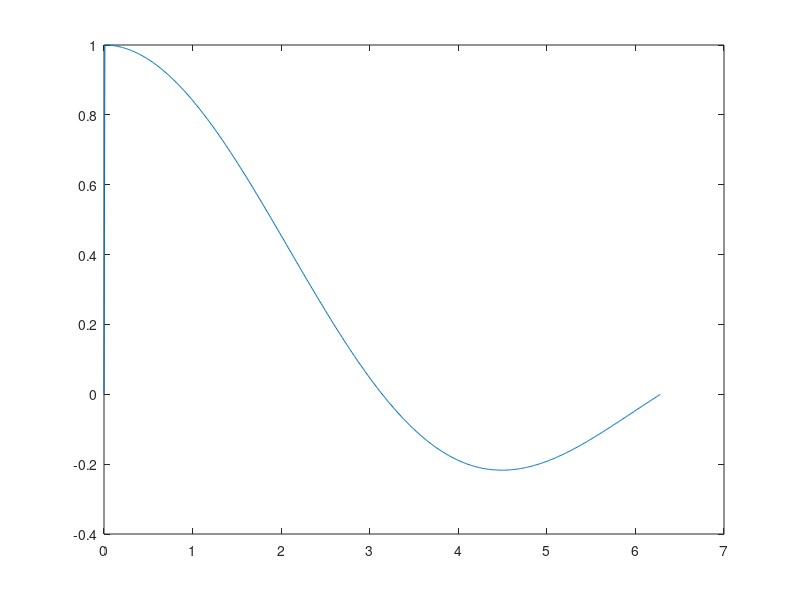

Here is the MATLAB script that generated this plot: (Note: this script raises an error after producing the figure.)
clear;

x = 0 : 0.01 : 2*pi;
y = sin(x)./x;
y(1) = 0;
plot(x,y);

sugeno_fis = readfis('sugeno.fis');
y_sugeno_tool = evalfis(x, sugeno_fis)';

mandani_fis = readfis('mandani.fis');
y_mandani_tool = evalfis(x, mandani_fis)';